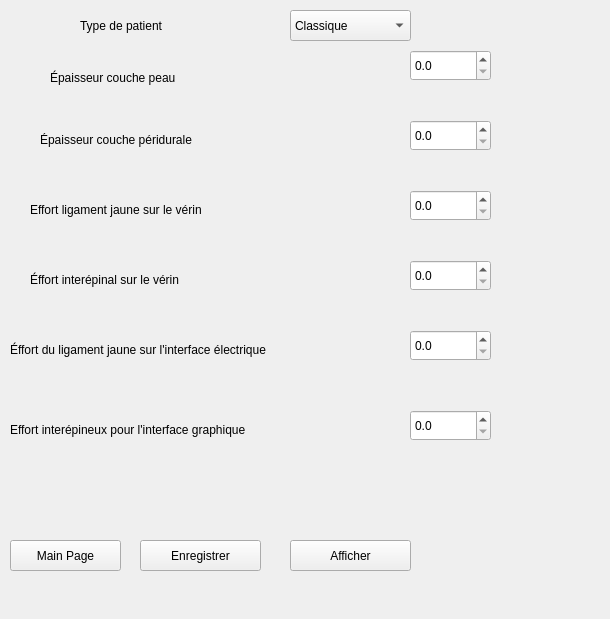
<?xml version="1.0" encoding="UTF-8"?>
<ui version="4.0">
 <class>Affichage</class>
 <widget class="QWidget" name="Affichage">
  <property name="geometry">
   <rect>
    <x>0</x>
    <y>0</y>
    <width>610</width>
    <height>619</height>
   </rect>
  </property>
  <property name="windowTitle">
   <string>Form</string>
  </property>
  <widget class="QComboBox" name="comboBox">
   <property name="geometry">
    <rect>
     <x>290</x>
     <y>10</y>
     <width>121</width>
     <height>31</height>
    </rect>
   </property>
   <item>
    <property name="text">
     <string>Classique</string>
    </property>
   </item>
   <item>
    <property name="text">
     <string>Obese</string>
    </property>
   </item>
   <item>
    <property name="text">
     <string>Calcifie</string>
    </property>
   </item>
   <item>
    <property name="text">
     <string>Custom</string>
    </property>
   </item>
  </widget>
  <widget class="QLabel" name="label">
   <property name="geometry">
    <rect>
     <x>80</x>
     <y>10</y>
     <width>111</width>
     <height>31</height>
    </rect>
   </property>
   <property name="text">
    <string>Type de patient</string>
   </property>
  </widget>
  <widget class="QLabel" name="label_2">
   <property name="geometry">
    <rect>
     <x>50</x>
     <y>70</y>
     <width>201</width>
     <height>16</height>
    </rect>
   </property>
   <property name="text">
    <string>Épaisseur couche peau</string>
   </property>
  </widget>
  <widget class="QLabel" name="label_3">
   <property name="geometry">
    <rect>
     <x>20</x>
     <y>90</y>
     <width>571</width>
     <height>20</height>
    </rect>
   </property>
   <property name="text">
    <string/>
   </property>
  </widget>
  <widget class="QLabel" name="label_4">
   <property name="geometry">
    <rect>
     <x>40</x>
     <y>130</y>
     <width>331</width>
     <height>20</height>
    </rect>
   </property>
   <property name="text">
    <string>Épaisseur couche péridurale</string>
   </property>
   <property name="textFormat">
    <enum>Qt::RichText</enum>
   </property>
  </widget>
  <widget class="QLabel" name="label_5">
   <property name="geometry">
    <rect>
     <x>20</x>
     <y>165</y>
     <width>571</width>
     <height>21</height>
    </rect>
   </property>
   <property name="text">
    <string/>
   </property>
  </widget>
  <widget class="QLabel" name="label_6">
   <property name="geometry">
    <rect>
     <x>30</x>
     <y>199</y>
     <width>261</width>
     <height>21</height>
    </rect>
   </property>
   <property name="text">
    <string>Effort ligament jaune sur le vérin</string>
   </property>
  </widget>
  <widget class="QLabel" name="label_7">
   <property name="geometry">
    <rect>
     <x>20</x>
     <y>230</y>
     <width>571</width>
     <height>21</height>
    </rect>
   </property>
   <property name="text">
    <string/>
   </property>
  </widget>
  <widget class="QLabel" name="label_8">
   <property name="geometry">
    <rect>
     <x>30</x>
     <y>270</y>
     <width>201</width>
     <height>20</height>
    </rect>
   </property>
   <property name="text">
    <string>Éffort interépinal sur le vérin</string>
   </property>
  </widget>
  <widget class="QLabel" name="label_9">
   <property name="geometry">
    <rect>
     <x>10</x>
     <y>300</y>
     <width>591</width>
     <height>21</height>
    </rect>
   </property>
   <property name="text">
    <string/>
   </property>
  </widget>
  <widget class="QLabel" name="label_10">
   <property name="geometry">
    <rect>
     <x>10</x>
     <y>340</y>
     <width>381</width>
     <height>20</height>
    </rect>
   </property>
   <property name="text">
    <string>Éffort du ligament jaune sur l'interface électrique</string>
   </property>
  </widget>
  <widget class="QLabel" name="label_11">
   <property name="geometry">
    <rect>
     <x>0</x>
     <y>380</y>
     <width>611</width>
     <height>21</height>
    </rect>
   </property>
   <property name="text">
    <string/>
   </property>
  </widget>
  <widget class="QLabel" name="label_12">
   <property name="geometry">
    <rect>
     <x>10</x>
     <y>420</y>
     <width>391</width>
     <height>20</height>
    </rect>
   </property>
   <property name="text">
    <string>Effort interépineux pour l'interface graphique</string>
   </property>
  </widget>
  <widget class="QPushButton" name="pushButton">
   <property name="geometry">
    <rect>
     <x>10</x>
     <y>540</y>
     <width>111</width>
     <height>31</height>
    </rect>
   </property>
   <property name="text">
    <string>Main Page</string>
   </property>
  </widget>
  <widget class="QLabel" name="label_13">
   <property name="geometry">
    <rect>
     <x>20</x>
     <y>450</y>
     <width>591</width>
     <height>21</height>
    </rect>
   </property>
   <property name="text">
    <string/>
   </property>
  </widget>
  <widget class="QPushButton" name="pushButton_2">
   <property name="geometry">
    <rect>
     <x>140</x>
     <y>540</y>
     <width>121</width>
     <height>31</height>
    </rect>
   </property>
   <property name="text">
    <string>Enregistrer</string>
   </property>
  </widget>
  <widget class="QPushButton" name="pushButton_3">
   <property name="geometry">
    <rect>
     <x>290</x>
     <y>540</y>
     <width>121</width>
     <height>31</height>
    </rect>
   </property>
   <property name="text">
    <string>Afficher</string>
   </property>
  </widget>
  <widget class="QLabel" name="label_14">
   <property name="geometry">
    <rect>
     <x>70</x>
     <y>580</y>
     <width>471</width>
     <height>21</height>
    </rect>
   </property>
   <property name="text">
    <string/>
   </property>
  </widget>
  <widget class="QDoubleSpinBox" name="doubleSpinBox">
   <property name="geometry">
    <rect>
     <x>410</x>
     <y>50</y>
     <width>81</width>
     <height>31</height>
    </rect>
   </property>
   <property name="decimals">
    <number>1</number>
   </property>
   <property name="singleStep">
    <double>0.100000000000000</double>
   </property>
  </widget>
  <widget class="QDoubleSpinBox" name="doubleSpinBox_2">
   <property name="geometry">
    <rect>
     <x>410</x>
     <y>120</y>
     <width>81</width>
     <height>31</height>
    </rect>
   </property>
   <property name="decimals">
    <number>1</number>
   </property>
   <property name="singleStep">
    <double>0.100000000000000</double>
   </property>
  </widget>
  <widget class="QDoubleSpinBox" name="doubleSpinBox_3">
   <property name="geometry">
    <rect>
     <x>410</x>
     <y>190</y>
     <width>81</width>
     <height>31</height>
    </rect>
   </property>
   <property name="decimals">
    <number>1</number>
   </property>
   <property name="singleStep">
    <double>0.100000000000000</double>
   </property>
  </widget>
  <widget class="QDoubleSpinBox" name="doubleSpinBox_4">
   <property name="geometry">
    <rect>
     <x>410</x>
     <y>260</y>
     <width>81</width>
     <height>31</height>
    </rect>
   </property>
   <property name="decimals">
    <number>1</number>
   </property>
   <property name="singleStep">
    <double>0.100000000000000</double>
   </property>
  </widget>
  <widget class="QDoubleSpinBox" name="doubleSpinBox_5">
   <property name="geometry">
    <rect>
     <x>410</x>
     <y>330</y>
     <width>81</width>
     <height>31</height>
    </rect>
   </property>
   <property name="decimals">
    <number>1</number>
   </property>
   <property name="singleStep">
    <double>0.100000000000000</double>
   </property>
  </widget>
  <widget class="QDoubleSpinBox" name="doubleSpinBox_6">
   <property name="geometry">
    <rect>
     <x>410</x>
     <y>410</y>
     <width>81</width>
     <height>31</height>
    </rect>
   </property>
   <property name="decimals">
    <number>1</number>
   </property>
   <property name="singleStep">
    <double>0.100000000000000</double>
   </property>
  </widget>
 </widget>
 <resources/>
 <connections/>
</ui>
